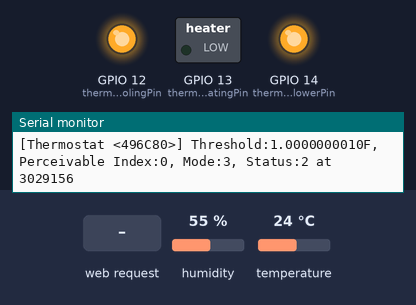
Recording of a sketch running on a simulated ESP8266 (NodeMCU). On the bench: switched loads named in the sketch (green lamp = pin HIGH), output pins drawn as LEDs (lit = HIGH), the last lines printed to the serial monitor. Wiring (inferred from the names in the program): DHT22 sensor: data GPIO 2. The inputs (shaded band) are chosen by the test bench; at power-on: temperature 24 °C, humidity 55 %. WiFi joins after 1.5 s; servers stay silent unless stated; storage starts empty.

Above: at 4.2 s.
4.3 s: temperature set to 22.3 °C
At 9.2 s:
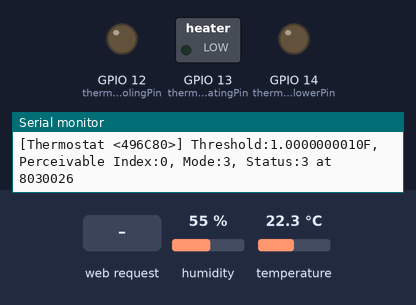
9.5 s: HTTP request GET /control?mode=1 received
At 10.6 s:
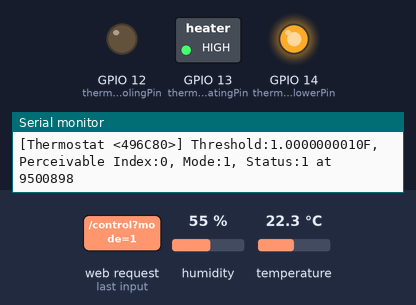
11.0 s: HTTP request GET /control?mode=auto received
At 11.8 s:
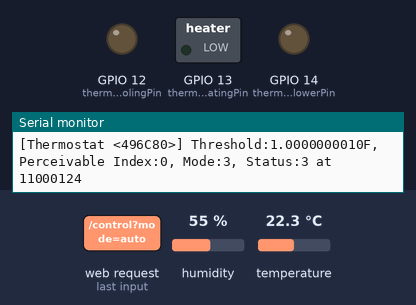
12.5 s: HTTP request GET /control?mode=cool received
At 12.8 s:
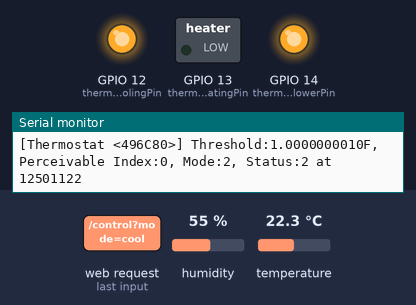
Timing chart, 0 to 15.0 s (numbered marks = the images above; inputs shaded):
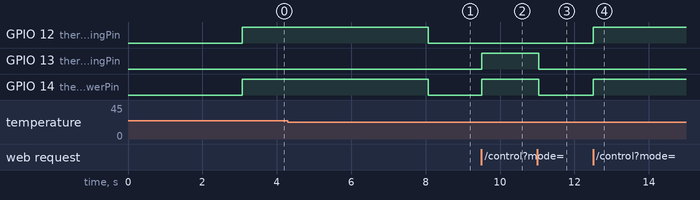

The sketch:

Thermostat.ino
```cpp
// (licence header left out)
// Description: This HVAC control system is designed to run on low resource systems.

#ifndef Thermostat_ino
#define Thermostat_ino

#include "Development.hpp"

#if defined(MJB_ARDUINO_LIB_API)
#include <ESP8266WiFi.h>
#include <ESP8266mDNS.h>
#include <ESP8266WebServer.h>
#include <FS.h>
#endif

#include <memory>

#include "Thermostat.hpp"
#include "Scheduler.hpp"
#include "Sensor.hpp"
#include "DHT22.hpp"
#include "Pin.hpp"


#warning Remember to remove your access point data before commiting!
#if defined(MJB_ARDUINO_LIB_API)
char const * const WIFI_SSID = "SSIDHERE";
char const * const WIFI_PASS = "PASSHERE";
#endif

Pin::Identifier const temperatureSensorDataPin = 2;
Pin::Identifier const thermostatBlowerPin = 14;
Pin::Identifier const thermostatCoolingPin = 12;
Pin::Identifier const thermostatHeatingPin = 13;

std::shared_ptr<DHT22> thermometer(std::make_shared<DHT22>(temperatureSensorDataPin));

Thermostat thermostat(Pin::Arrangement({
    thermostatBlowerPin,
    thermostatCoolingPin,
    thermostatHeatingPin
}), Thermostat::Thermometers({
    // DHT22 should stabilize while waiting for WIFI to connect.
    thermometer
}), 5000000);

#if defined(MJB_ARDUINO_LIB_API)
// Prepare the web server object with typical port 80 for HTTP requests.
ESP8266WebServer server(80);

String GetContentType(String const filename);
String GetStatusData();
#endif

void setup()
{
#if defined(MJB_ARDUINO_LIB_API)
    Serial.begin(115200);
    MJB_DEBUG_LOG_LINE("Thermostat starting up...");
#endif

    thermostat.setTargetTemperature(Thermometer::TemperatureUnit(72, Thermometer::TemperatureUnit::Scale::Fahrenheit));
    thermostat.setMode(Thermostat::Mode::Auto);

#if defined(MJB_ARDUINO_LIB_API)
    // Begin WiFi configuration and do not continue until we've connected successfully.
    MJB_DEBUG_LOG_LINE("[WIFI] Setting radio configuration, please wait...");
    WiFi.mode(WIFI_STA); // Configure as a WIFI station, rather than an access point.
    WiFi.begin(WIFI_SSID, WIFI_PASS); // Configure and activate WIFI for connection.

    // Check WIFI connection state, and wait if it's not yet ready.
    MJB_DEBUG_LOG_LINE("[WIFI] Checking connection state...");
    while (WiFi.status() != WL_CONNECTED) {
        MJB_DEBUG_LOG("[WIFI] Waiting for connection to \"");
        MJB_DEBUG_LOG(WIFI_SSID);
        MJB_DEBUG_LOG("\" @ ");
        MJB_DEBUG_LOG(millis());
        // Give it a bit more time to attempt connecting.
        for (byte i = 0; i < 3; i++) {delay(1000); MJB_DEBUG_LOG(".");}
        MJB_DEBUG_LOG_LINE("");
    }

    MJB_DEBUG_LOG("[WIFI] Connected to \"");
    MJB_DEBUG_LOG(WIFI_SSID);
    MJB_DEBUG_LOG("\" with address ");
    MJB_DEBUG_LOG_LINE(WiFi.localIP());


    // Begin web server for serving thermostat related data & operations.
    server.onNotFound([]() {
        String const path = server.uri().equals("/")? "/index.html" : server.uri();

        if (!SPIFFS.exists(path))
        {
            server.send(404, "text/plain", "Not Found!"); return;
        }

        File file = SPIFFS.open(path, "r");
        server.streamFile(file, GetContentType(path));
        file.close();
    });

    server.on("/status", []() {
        server.send(200, "application/json", GetStatusData());
    });

    server.on("/control", []() {
        if (!server.args())
        {
            server.send(200, "text/plain", "Thermostat's controller interface."); return;
        }

        String const modeArgument = server.arg("mode");
        if (modeArgument.length())
        {
            if (modeArgument.equals("auto") || modeArgument.equals("3"))
                thermostat.setMode(Thermostat::Mode::Auto);
            else
            if (modeArgument.equals("cool") || modeArgument.equals("2"))
                thermostat.setMode(Thermostat::Mode::Cool);
            else
            if (modeArgument.equals("heat") || modeArgument.equals("1"))
                thermostat.setMode(Thermostat::Mode::Heat);
            else
            if (modeArgument.equals("off") || modeArgument.equals("0"))
                thermostat.setMode(Thermostat::Mode::Off);
        }

        String tempArgument = server.arg("temp");
        if (tempArgument.length())
        {
            // Get the unit from the passed in temperature.
            short scalePosition = tempArgument.indexOf("K");
            if (scalePosition < 0) scalePosition = tempArgument.indexOf("F");
            if (scalePosition < 0) scalePosition = tempArgument.indexOf("C");

            if (scalePosition > 0) // Check if it was found after 0, otherwise it's malformed.
            {
                Thermometer::TemperatureUnit::Scale const scale =
                    static_cast<Thermometer::TemperatureUnit::Scale>(tempArgument[scalePosition]);

                tempArgument.remove(scalePosition); // Remove scale to parse value.
                float const value = tempArgument.toFloat(); // Parse value, 0 COULD be failure.

                // Check if it's a proper value meaning it must not be zero, however,
                // if it is 0 we must check it indeed was set and isn't an issue with parsing.
                if (value || (tempArgument.length() == 1 && tempArgument[0] == '0'))
                {
                    Thermometer::TemperatureUnit::value_type temperatureThreshold =
                        (thermostat.mode() == Thermostat::Mode::Auto)? 1.0000 : 0.5000;
                    thermostat.setTargetTemperature(Thermometer::TemperatureUnit(value, scale));
                    thermostat.setTargetTemperatureThreshold(std::make_pair(temperatureThreshold, scale));
                }
            }
        }

        String const tempTypeArgument = server.arg("type");
        if (tempTypeArgument.length())
        {
            if (tempTypeArgument.equals("HI") || tempTypeArgument.equals("1"))
                thermostat.setPerceptionIndex(Thermostat::PerceptionIndex::HeatIndex);
            else
            if (tempTypeArgument.equals("T") || tempTypeArgument.equals("0"))
                thermostat.setPerceptionIndex(Thermostat::PerceptionIndex::TemperatureIndex);
        }

        // Push changes by manually updating the instance.
        // This will reflect changes immediately which will be sent as JSON.
        thermostat.update(micros());

        server.send(200, "application/json", GetStatusData());
    });

    SPIFFS.begin();

    server.begin();

    MDNS.begin("thermostasis");
#endif
}

void loop()
{
    // Scheduler at microsecond resolution.
    Scheduler::Time const now = micros();
    Scheduler::UpdateInstances(now);

#if defined(MJB_ARDUINO_LIB_API)
    if (WiFi.status() != WL_CONNECTED)
    {
        MJB_DEBUG_LOG("[WIFI] Radio is down, time is ");
        MJB_DEBUG_LOG_LINE(now); return; // Can't handle clients.
    }

    server.handleClient();
#endif

#ifdef MJB_DEBUG_LOGGING_CYCLE
    MJB_DEBUG_LOG("[Cycle] Completed at: ");
    MJB_DEBUG_LOG_LINE(now);
#endif
}

#if defined(MJB_ARDUINO_LIB_API)
String GetContentType(String const filename)
{
    if(server.hasArg("download")) return "application/octet-stream";
    else if(filename.endsWith(".htm")) return "text/html";
    else if(filename.endsWith(".html")) return "text/html";
    else if(filename.endsWith(".css")) return "text/css";
    else if(filename.endsWith(".js")) return "application/javascript";
    return "text/plain";
}

String GetStatusData()
{
    String statusData;
    statusData += "{\"temperature\": {\"current\":";
    statusData += thermostat.temperature().value();
    statusData += ",\"target\":";
    statusData += thermostat.targetTemperature().value();
    statusData += ",\"scale\":\"K\",\"delay\":\"?\"}";
    statusData += ",\"humiture\":";
    statusData += thermostat.humiture().value();
    statusData += ",\"measurement\":";
    statusData += thermostat.perceptionIndex();
    statusData += ",\"humidity\":{\"current\":";
    statusData += thermometer->humidity();
    statusData += "},\"mode\":";
    statusData += thermostat.mode();
    statusData += ",\"status\":";
    statusData += thermostat.status();
    statusData += "}";
    return statusData;
}
#endif

#endif
```

Accessible.cpp
```cpp
// (licence header left out)
#include "Accessible.hpp"

std::shared_ptr<Accessible> const &Accessible::self() const
{
    return _self;
}

Accessible::Accessible():
_self(this, [](Accessible * const accessible){(void) accessible;})
{}

Accessible::~Accessible()
{}
```

Accessible.hpp
```cpp
// (licence header left out)
#ifndef Accessible_hpp
#define Accessible_hpp

#include <memory>

class Accessible
{
protected:
    std::shared_ptr<Accessible> const &self() const;

public:
    Accessible();
    virtual ~Accessible();

private:
    std::shared_ptr<Accessible> const _self;
};

#endif /* Accessible_hpp */
```

Actuator.cpp
```cpp
// (licence header left out)
#include "Actuator.hpp"

// =============================================================================
// Actuator : Implementation
// =============================================================================
Actuator::Action::Action(Pin::Identifier const pin,
                         Pin::Configuration const &configuration,
                         Scheduler::Time const time):
pin(pin),
configuration(configuration),
time(time)
{

}

#ifdef max // To the one who made a lowercase macro: Fuck you.
#pragma push_macro("max")
#undef max
#define RESTORE_max_P1
#endif
Actuator::Status Actuator::status() const
{
    for (Pin::Set::value_type const &pair : _pins)
    {
        // Check if pin isn't yet ready to actuate.
        if (!pair.second->ready())
        {
#if defined(MJB_DEBUG_LOGGING_ACTUATOR)
            MJB_DEBUG_LOG("[Actuator <");
            MJB_DEBUG_LOG_FORMAT((unsigned long) this, MJB_DEBUG_LOG_HEX);
            MJB_DEBUG_LOG(">] NOTICE: Waiting on pin ");
            MJB_DEBUG_LOG_LINE_FORMAT(pair.second->identity(), MJB_DEBUG_LOG_DEC);
#endif
            return Actuator::Status::WaitingOnPins;
        }
    }

    Scheduler::Time const currentTime = micros();

    // Check instance's timeout has elapsed and is now capable of actuating,
    // but we must consider a potential integer overflow from the MCU clock.
    Scheduler::Time const elapsedTime = (currentTime > _actuateTime)?
        (currentTime - _actuateTime) :
        ((std::numeric_limits<Scheduler::Time>::max() - _actuateTime) + currentTime);

    // If the actuator time-out/cool-down time has passed, it's ready to actuate.
    if (elapsedTime <= _actuateTimeout)
    {
#if defined(MJB_DEBUG_LOGGING_ACTUATOR)
        MJB_DEBUG_LOG("[Actuator <");
        MJB_DEBUG_LOG_FORMAT((unsigned long) this, MJB_DEBUG_LOG_HEX);
        MJB_DEBUG_LOG(">] NOTICE: Waiting on timeout; remaining: ");
        MJB_DEBUG_LOG_LINE_FORMAT((_actuateTimeout - elapsedTime), MJB_DEBUG_LOG_DEC);
#endif
        return Actuator::Status::WaitingOnTimeout;
    }

    return Actuator::Status::Ready;
}
#ifdef RESTORE_max_P1
#pragma pop_macro("max")
#endif

void Actuator::actuate(Actuator::Actions const &actions)
{
    _actuateTime = micros(); // Update actuation time to now.

#if defined(MJB_DEBUG_LOGGING_ACTUATOR)
    MJB_DEBUG_LOG("[Actuator <");
    MJB_DEBUG_LOG_FORMAT((unsigned long) this, MJB_DEBUG_LOG_HEX);
    MJB_DEBUG_LOG_LINE(">] NOTICE: Actuating sequence.");
#endif

    for (Actuator::Action const &action : actions) {
        // Note: Count is optimal here due to the fact _pins is a map log(n).
        // TODO: Consider throwing exception below if triggering foreign pin.
        if (!_pins.count(action.pin)) continue; // If not ours, skip the pin.
        std::shared_ptr<Actuator::Event> actuatorEvent = std::make_shared<Actuator::Event>(_pins[action.pin], action.configuration, action.time);
        _scheduler.enqueue(std::static_pointer_cast<Scheduler::Event>(actuatorEvent));
    }
}

int Actuator::Event::execute(Scheduler::Time const time)
{
    // The following done to suppress unused variable warnings.
    (void) time;
    _pin->setConfiguration(_configuration);
    return 0;
}

Actuator::Event::Event(std::shared_ptr<Pin> const &pin,
                       Pin::Configuration const &configuration,
                       Scheduler::Time const time):
Scheduler::Event(time),
_pin(pin),
_configuration(configuration)
{

}

Actuator::Event::~Event()
{

}


#ifdef max // To the one who made a lowercase macro: Fuck you.
#pragma push_macro("max")
#undef max
#define RESTORE_max_P2
#endif
Actuator::Actuator(Pin::Arrangement const &pins, Scheduler::Time const actuateTimeout):
pinout(pins),
_pins(Pin::MakeSet(pins)),
_actuateTimeout(actuateTimeout),
// The following will force the instance to be ready as soon as it's initialized.
_actuateTime(std::numeric_limits<Scheduler::Time>::max() - (actuateTimeout - 1))
{
    _scheduler.addDelegate(std::static_pointer_cast<SchedulerDelegate>(std::static_pointer_cast<Actuator>(self())));
}
#ifdef RESTORE_max_P2
#pragma pop_macro("max")
#endif

Actuator::Actuator(Actuator const &actuator):
pinout(actuator.pinout),
_pins(actuator._pins),
_actuateTimeout(actuator._actuateTimeout),
_actuateTime(actuator._actuateTime)
{

}

Actuator::~Actuator()
{

}
```

Actuator.hpp
```cpp
// (licence header left out)
#ifndef Actuator_hpp
#define Actuator_hpp

#include <map>
#include <vector>
#include <utility>
#include <limits>
#include "Development.hpp"
#include "Pin.hpp"
#include "Scheduler.hpp"
#include "Accessible.hpp"

#if defined(MJB_ARDUINO_LIB_API)
#include <Arduino.h>
#endif

// =============================================================================
// Actuator : This class abstracts the functionality of Actuators, only being
// able to send output signals via the I/O rail.
// =============================================================================
class Actuator : public Accessible, public SchedulerDelegate
{
public:
    enum Status
    {
        WaitingOnPins,
        WaitingOnTimeout,
        Ready
    };

    // This is the public interface for a Pin events, designed like this due to:
    // * [Security] Pins are encapsulated in the instance of an Actuator so that
    // other actuators cannot use foreign pins, or pins from other Actuators.
    // * [Usability] It's a struct, meaning struct literal usage is possible.
    struct Action
    {
        Pin::Identifier const pin;
        Pin::Configuration const configuration;
        Scheduler::Time const time;

        Action(Pin::Identifier const pin,
               Pin::Configuration const &configuration,
               Scheduler::Time const time);
    };

    typedef std::vector<Action> Actions;

    Pin::Arrangement const pinout;

    virtual Status status() const;
    virtual void actuate(Actions const &actions);

    Actuator(Pin::Arrangement const &pins, Scheduler::Time const actuateTimeout = 0);
    Actuator(Actuator const &actuator);
    virtual ~Actuator();

protected:

    class Event : public Scheduler::Event {
    public:

        int execute(Scheduler::Time const time);

        Event(std::shared_ptr<Pin> const &pin,
              Pin::Configuration const &configuration,
              Scheduler::Time const time);

        ~Event();

    protected:
        std::shared_ptr<Pin> const _pin;
        Pin::Configuration const _configuration;
    };

    Pin::Set _pins;

    Scheduler::Time const _actuateTimeout;
    Scheduler::Time _actuateTime;

    Scheduler _scheduler;

};

#if ! defined(MJB_ARDUINO_LIB_API)
Scheduler::Time micros();
#endif

#endif /* Actuator_hpp */
```

DHT22.hpp
```cpp
// (licence header left out)
#ifndef DHT22_hpp
#define DHT22_hpp

#include <vector>
#include <utility>
#include <cstdint>
#include "Development.hpp"
#include "Pin.hpp"
#include "Sensor.hpp"
#include "Thermometer.hpp"
#include "Temperature.hpp"
#include "Scheduler.hpp"


#if defined(MJB_ARDUINO_LIB_API)
#include <Arduino.h>
#else
#include <iostream>
#endif

// We must wait about 2 seconds after sensing again with DHT22.
// NOTE: If called while in cooldown, cached values are returned.
// The value defined below represents the 2-second wait.
#define DHT22_TIMEOUT 2000000 // In microseconds

class DHT22 : public Thermometer
{
public:

    enum Pinout
    {
        Data
    };

    // Sense is a blocking method since the sensor must retrive
    // information in microseconds and delays could corrupt the data.
    // NOTE: It takes approximately 5ms to retrieve the data,
    // but the specs say we must wait ~2 seconds before retrying.
    Sensor::Data sense();

    DHT22(Pin::Identifier const dataPin);
    virtual ~DHT22();

protected:

    bool _validData(Sensor::Data const &data);

};

#if ! defined(MJB_ARDUINO_LIB_API)
void delayMicroseconds(unsigned long time); // Fake test function.
#endif

#endif /* DHT22_hpp */
```

Delegable.cpp
```cpp
// (licence header left out)
#include "Delegable.hpp"
```

Identifiable.cpp
```cpp
// (licence header left out)
#include "Identifiable.hpp"
```

Pin.hpp
```cpp
// (licence header left out)
#ifndef Pin_hpp
#define Pin_hpp

#include <map>
#include <vector>
#include "Development.hpp"
#include "Accessible.hpp"

#if defined(MJB_ARDUINO_LIB_API)
#include <Arduino.h>
#endif

// =============================================================================
// Pin : This class abstracts the I/O pins found on the development board. The
// class keeps track of all pins available.
// =============================================================================
class Pin : public Accessible
{
  public:

    typedef unsigned int Identifier;
    typedef short Value;

    typedef std::map<Identifier, std::shared_ptr<Pin>> Set;
    typedef std::vector<Identifier> Arrangement;

    enum Mode
    {
      Invalid,
      Auto,
      Output,
      Input
    };

    struct Configuration
    {
      Mode mode;
      Value value;
    };

    Identifier identity() const;

    bool ready() const;

    Mode mode() const;
    bool setMode(Mode const mode);


    Value value() const;
    bool setValue(Value const value);

    Configuration configuration() const;
    void setConfiguration(Configuration const &configuration);

    static Set MakeSet(Arrangement const &pins);

    Pin(Identifier const identifier);
    Pin();
    ~Pin();

  protected:

    Identifier const _identity;
    Value _value;
    Mode _mode;

    inline static Set &_Reserved();

    static bool _Reserve(std::shared_ptr<Pin> const &pin);
    static bool _Release(std::shared_ptr<Pin> const &pin);
};

#endif /* Pin_hpp */
```

Source omitted: DHT22.cpp (7737 bytes), Delegable.hpp (6896 bytes), Development.hpp (2205 bytes), Identifiable.hpp (2665 bytes), Pin.cpp (4836 bytes), Scheduler.cpp (22399 bytes), Scheduler.hpp (7458 bytes), Sensor.cpp (623 bytes), Sensor.hpp (877 bytes), Temperature.cpp (176 bytes), Temperature.hpp (7159 bytes), Thermometer.cpp (2731 bytes) and 3 more

Measured:
- the behaviour switches between 22.8 and 22.7 °C on temperature (found by bisection; images 0 and 1)
- after the input at 4.3 s, GPIO 12 (thermostatCoolingPin), GPIO 14 (thermostatBlowerPin): HIGH → LOW after 3.8 s
- after the input at 9.5 s, GPIO 13 (thermostatHeatingPin), GPIO 14 (thermostatBlowerPin): LOW → HIGH at once
- after the input at 11.0 s, GPIO 13 (thermostatHeatingPin), GPIO 14 (thermostatBlowerPin): HIGH → LOW after 0.05 s
- after the input at 12.5 s, GPIO 12 (thermostatCoolingPin), GPIO 14 (thermostatBlowerPin): LOW → HIGH at once
